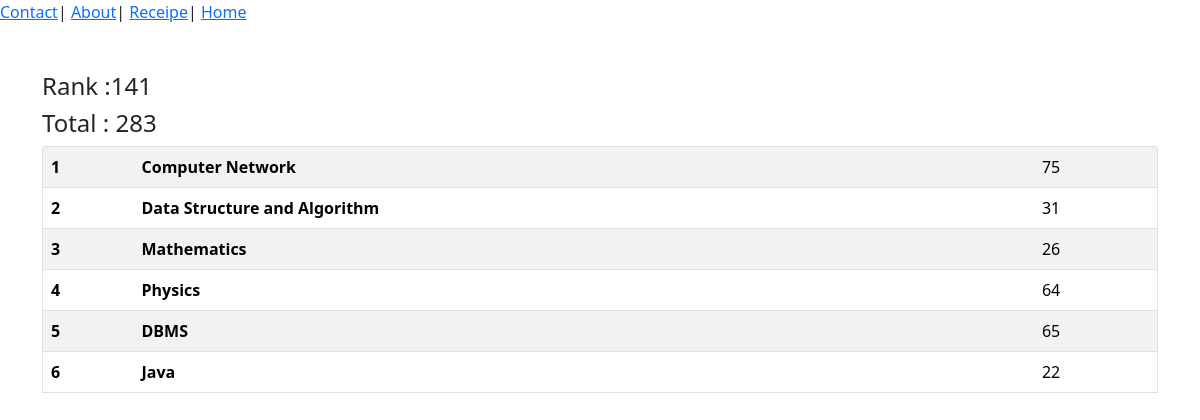
Page /see_marks/STU-0821/ on the committed database.
### vege/models.py (models this page shows, shortened)
class SubjectMarks(models.Model):
    student = models.ForeignKey(Student, related_name="studentname", on_delete=models.CASCADE)
    subject = models.ForeignKey(Subject, on_delete=models.CASCADE)
    marks = models.IntegerField()
    class Meta:
        unique_together = ['student', 'subject']

class Student(models.Model):
    department = models.ForeignKey(Department, related_name="depart", on_delete=models.CASCADE)
    student_id = models.OneToOneField(StudentID, related_name="studentid", on_delete=models.CASCADE)
    student_name = models.CharField(max_length=100)
    student_email = models.EmailField(unique=True)
    student_age = models.IntegerField(default=18)
    student_address = models.TextField()
    class Meta:
        ordering = ['student_name']
        verbose_name = "student"

class ReportCard(models.Model):
    student = models.ForeignKey(Student, related_name="studentreportcard", on_delete=models.CASCADE)
    student_rank = models.IntegerField()
    date_of_report_card_generation = models.DateField(auto_now_add=True)
    class Meta:
        unique_together = ['student_rank', 'date_of_report_card_generation']

class Subject(models.Model):
    subject_name = models.CharField(max_length=100)

### vege/views.py (the view)
# urls.py: path('see_marks/<student_id>/', see_marks, name="see_marks"),
def see_marks(request, student_id):
    queryset = SubjectMarks.objects.filter(student__student_id__student_id = student_id)
    total_marks = queryset.aggregate(total_marks = Sum('marks'))
    return render(request, 'report/see_marks.html', {'queryset': queryset, 'total_marks': total_marks})

### vege/templates/report/see_marks.html
{% extends "base.html" %}
{% block start %}
<a href="/contact/">Contact</a>|
<a href="/about/">About</a>|
<a href="/receipies/">Receipe</a>|
<a href="/">Home</a>
<div class="container mt-5">
    <h4>Rank :{{ queryset.first.student.studentreportcard.first.student_rank }}</h4>
    <h4>Total : {{ total_marks.total_marks }}</h4>
    <table class="table table-striped">
        <tbody>
            {% for marks in queryset %}
            <tr>
                <th scope="row">{{forloop.counter}}</th>
                <td>
                   <b>{{ marks.subject.subject_name }}</b>
                </td>
                <td>{{ marks.marks }}</td>
            </tr>
            {% endfor %}
        </tbody>
    </table>
</div>
{% endblock %}

### home/templates/base.html (style rules this page uses)
table, th, td { border: 1px solid black; }

### rows in the picture
SubjectMarks: first.student.studentreportcard.first.student_rank "141", subject.subject_name "Computer Network", marks "75"
SubjectMarks: subject.subject_name "Data Structure and Algorithm", marks "31"
SubjectMarks: subject.subject_name "Mathematics", marks "26"
SubjectMarks: subject.subject_name "Physics", marks "64"
SubjectMarks: subject.subject_name "DBMS", marks "65"
SubjectMarks: subject.subject_name "Java", marks "22"

### other values in the picture
{{ total_marks.total_marks }} "283"
